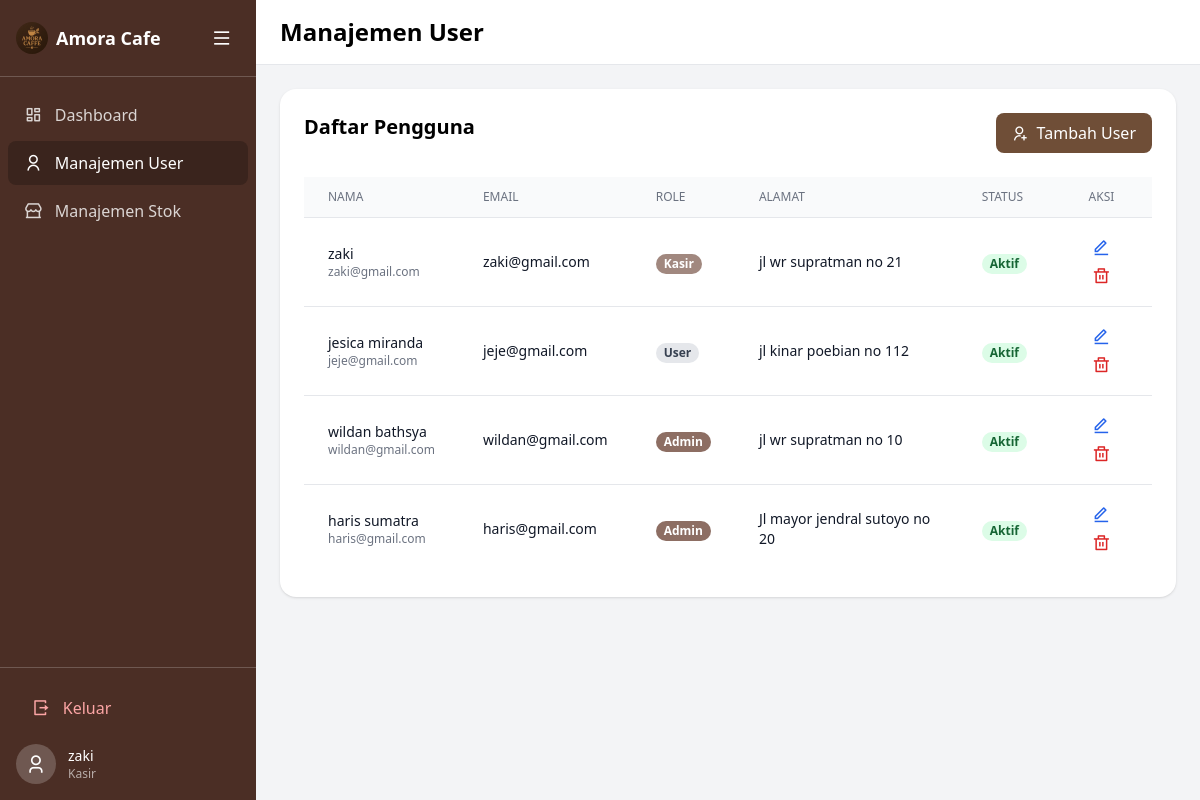
The app's page /admin/manajemen-user.php (signed in) with its own data.
### tables this page shows
CREATE TABLE `users` (
  `id` int(11) NOT NULL,
  `nama` varchar(100) DEFAULT NULL,
  `email` varchar(100) DEFAULT NULL,
  `role` enum('Admin','Kasir','Staff','User') DEFAULT NULL,
  `alamat` text DEFAULT NULL,
  `tanggal_lahir` date DEFAULT NULL,
  `password` varchar(255) NOT NULL,
  `status` tinyint(1) DEFAULT 1,
  `profil` varchar(255) DEFAULT NULL COMMENT 'Path atau URL ke gambar profil',
  `no_telepon` varchar(20) DEFAULT NULL COMMENT 'Nomor telepon pengguna',
  `created_at` timestamp NOT NULL DEFAULT current_timestamp()
);

### admin/manajemen-user.php (the view, shortened to what this page needs)
<?php
require_once __DIR__ . '/../koneksi.php';
$stmt = $pdo->query("SELECT * FROM users ORDER BY id DESC");
$users = $stmt->fetchAll();
?>
<!DOCTYPE html>
<html lang="id">
<head>
  <script src="https://cdn.tailwindcss.com"></script>
  <link href="https://cdnjs.cloudflare.com/ajax/libs/remixicon/4.6.0/remixicon.min.css" rel="stylesheet" />
</head>
<body class="flex h-screen bg-gray-100">
  <aside class="sidebar w-64 bg-[#4b2e25] text-white flex flex-col">
    <div class="p-4 flex items-center border-b border-white/20">
      <img src="/projekteori/logo.jpeg" alt="Logo" class="w-8 h-8 rounded-full object-cover" />
      <span class="ml-2 text-lg font-semibold">Amora Cafe</span>
      <button class="ml-auto p-2 focus:outline-none">
        <i class="ri-menu-line text-xl"></i>
      </button>
    </div>
    <nav class="sidebar-nav flex-1 overflow-y-auto py-4 px-2"> <a href="dashboard.php" class="flex items-center px-4 py-2 mb-1 rounded-lg text-white/80 hover:bg-[#3a241d] hover:text-white transition">
        <i class="ri-dashboard-line text-lg"></i><span class="ml-3">Dashboard</span>
      </a>
      <a href="manajemen-user.php" class="flex items-center px-4 py-2 mb-1 rounded-lg bg-[#3a241d] text-white font-medium">
        <i class="ri-user-line text-lg"></i><span class="ml-3">Manajemen User</span>
      </a>
      <a href="Manajemen-Stok-Admin.php" class="flex items-center px-4 py-2 mb-1 rounded-lg text-white/80 hover:bg-[#3a241d] hover:text-white transition">
        <i class="ri-store-2-line text-lg"></i><span class="ml-3">Manajemen Stok</span>
      </a>
    </nav>
    <div class="p-4 border-t border-white/20">
        <a href="../logout.php" class="flex items-center w-full px-4 py-2.5 mb-3 rounded-lg text-red-300 hover:bg-red-500 hover:text-white transition-colors duration-200 group">
            <i class="ri-logout-box-r-line text-lg text-red-300 group-hover:text-white"></i>
            <span class="ml-3 font-medium">Keluar</span>
        </a>
     <div class="flex items-center">
    <?php if (isset($_SESSION['user_profil']) && !empty($_SESSION['user_profil'])): ?>
        <div class="w-10 h-10 bg-white/20 rounded-full items-center justify-center" style="display:none;">
            <i class="ri-user-3-line text-xl text-white"></i>
        </div>
    <?php else: ?>
        <div class="w-10 h-10 bg-white/20 rounded-full flex items-center justify-center">
            <i class="ri-user-3-line text-xl text-white"></i>
        </div>
    <?php endif; ?>
    <div class="ml-3">
        <div class="text-sm font-medium"><?= htmlspecialchars($_SESSION['user_nama']) ?></div>
        <div class="text-xs text-white/60"><?= htmlspecialchars($_SESSION['user_role']) ?></div>
    </div>
</div>
</div>
  </aside>
  <div class="flex-1 flex flex-col overflow-hidden">
    <header class="bg-white border-b px-6 py-4">
      <h1 class="text-2xl font-bold">Manajemen User</h1>
    </header>
    <main class="p-6 overflow-y-auto">
      <div class="bg-white rounded-2xl p-6 shadow max-w-7xl mx-auto">
        <div class="flex justify-between mb-6">
          <h3 class="text-xl font-semibold">Daftar Pengguna</h3>
          <a href="tambah_user.php" class="inline-flex items-center gap-2 bg-[#6f4e37] text-white px-4 py-2 rounded-lg hover:bg-[#5c3c2f]">
            <i class="ri-user-add-line"></i><span>Tambah User</span>
          </a>
        </div>
        <div class="overflow-x-auto">
          <table class="min-w-full divide-y divide-gray-200">
            <thead class="bg-gray-50">
              <tr>
                <th class="px-6 py-3 text-left text-xs font-medium text-gray-500 uppercase">Nama</th>
                <th class="px-6 py-3 text-left text-xs font-medium text-gray-500 uppercase">Email</th>
                <th class="px-6 py-3 text-left text-xs font-medium text-gray-500 uppercase">Role</th>
                <th class="px-6 py-3 text-left text-xs font-medium text-gray-500 uppercase">Alamat</th>
                <th class="px-6 py-3 text-left text-xs font-medium text-gray-500 uppercase">Status</th>
                <th class="px-6 py-3 text-center text-xs font-medium text-gray-500 uppercase">Aksi</th>
              </tr>
            </thead>
            <tbody class="bg-white divide-y divide-gray-200">
              <?php foreach($users as $u): ?>
              <tr>
                <td class="px-6 py-4">
                  <div class="text-sm font-medium text-gray-900"><?= htmlspecialchars($u['nama']) ?></div>
                  <div class="text-xs text-gray-500"><?= htmlspecialchars($u['email']) ?></div>
                </td>
                <td class="px-6 py-4 text-sm text-gray-900"><?= htmlspecialchars($u['email']) ?></td>
                <td class="px-6 py-4">
                  <?php
  $role = $u['role'];
  if ($role === 'Admin') {
    $bg = 'bg-[#8d6e63]';
  } elseif ($role === 'Kasir') {
    $bg = 'bg-[#a1887f]';
  } else {
    $bg = 'bg-gray-200';
  }
  if ($role === 'Admin' || $role === 'Kasir') {
    $clr = 'text-white';
  } else {
    $clr = 'text-gray-700';
  }
?>
                  <span class="px-2 inline-flex text-xs leading-5 font-semibold rounded-full <?= $bg ?> <?= $clr ?>">
                    <?= htmlspecialchars($role) ?>
                  </span>
                </td>
                <td class="px-6 py-4 text-sm text-gray-900"><?= htmlspecialchars($u['alamat']) ?></td>
                <td class="px-6 py-4">
                  <?php if($u['status']): ?>
                    <span class="px-2 inline-flex text-xs leading-5 font-semibold rounded-full bg-green-100 text-green-800">Aktif</span>
                  <?php else: ?>
                    <span class="px-2 inline-flex text-xs leading-5 font-semibold rounded-full bg-gray-100 text-gray-600">Nonaktif</span>
                  <?php endif; ?>
                </td>
                <td class="px-6 py-4 text-center text-sm">
                  <a href="edit_user.php?id=<?= $u['id'] ?>" class="text-blue-600 hover:text-blue-900 mx-1">
                    <i class="ri-edit-line text-lg"></i>
                  </a>
                  <form method="post" class="inline-block" onsubmit="return confirm('Hapus <?= htmlspecialchars($u['nama']) ?>?')">
                    <button type="submit" class="text-red-600 hover:text-red-900 mx-1">
                      <i class="ri-delete-bin-line text-lg"></i>
                    </button>
                  </form>
                </td>
              </tr>
              <?php endforeach; ?>
            </tbody>
          </table>
        </div>
      </div>
    </main>
  </div>
</body>
</html>

### records on screen
users: nama "zaki", email "zaki@gmail.com", role "Kasir", alamat "jl wr supratman no 21", status "Aktif"
users: nama "jesica miranda", email "jeje@gmail.com", role "User", alamat "jl kinar poebian no 112", status "Aktif"
users: nama "wildan bathsya", email "wildan@gmail.com", role "Admin", alamat "jl wr supratman no 10", status "Aktif"
users: nama "haris sumatra", email "haris@gmail.com", role "Admin", alamat "Jl mayor jendral sutoyo no 20", status "Aktif"

### other values on screen
$_SESSION['user_nama'] "zaki"
$_SESSION['user_role'] "Kasir"
